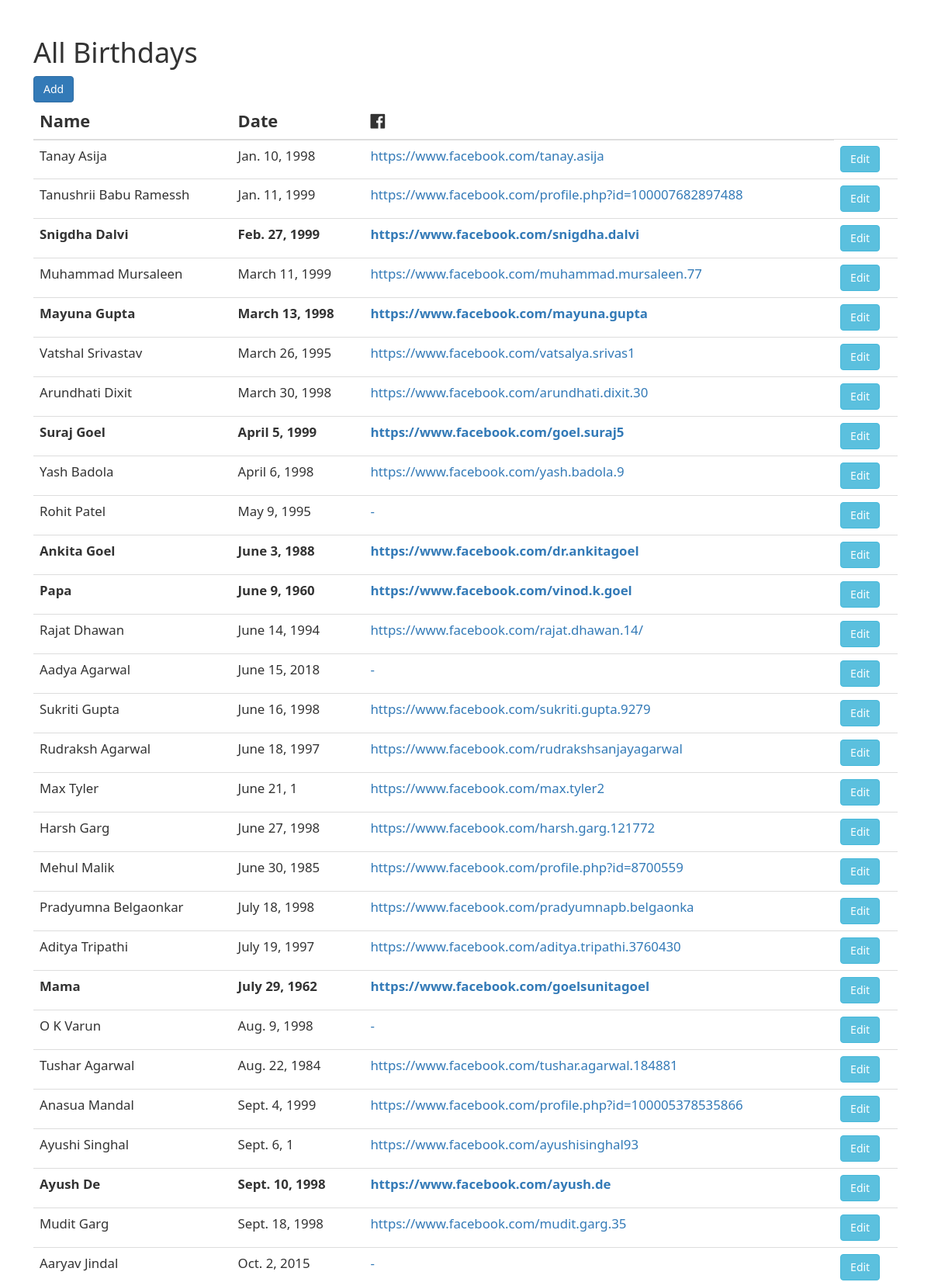
The app's page /allbdays/ (upper part) with its own data.
### cal/models.py (models this page shows, shortened)
class Birthday(models.Model):
    PRIORITIES = Choices(
            (1, 'fam', 'FAM'),  #month
            (2, 'vvip', 'VVIP'), #week
            (3, 'vip', 'VIP'), #day before
            (4, 'gen', 'GEN'), #same day
        )
    priority = models.IntegerField(default=PRIORITIES.gen, choices=PRIORITIES)
    name = models.CharField(max_length=100)
    bday = models.DateField('birthday')
    fblink=models.CharField(max_length=100)
    bdate=models.DateField('birthdate', blank=True,default=datetime.date(1,1,1))

### cal/views.py (the view)
# urls.py: path('allbdays/', views.allbdays,name="allbdays")
def allbdays(request):
    all_birthdays = Birthday.objects.order_by('bdate')
    fw=["600","500","400","100"]
    for bday in all_birthdays:
        bday.fw=fw[bday.priority-1]
    context={"bdays":all_birthdays}
    return render(request, "allbdays.html", context)

### cal/templates/allbdays.html (shortened to what this page needs)
<!doctype html>
{%load static%}
<html class="no-js">
<head>
  <link rel="stylesheet" href="https://maxcdn.bootstrapcdn.com/bootstrap/3.4.1/css/bootstrap.min.css">
 <link href="{% static "styles.css" %}" rel="stylesheet" type="text/css" />
 <link rel="stylesheet" href="https://cdnjs.cloudflare.com/ajax/libs/font-awesome/4.7.0/css/font-awesome.min.css">
</head>
<body>
<div class="container">
 <h1 style='font-weight:400;'>All Birthdays</h1>
 <a class="btn btn-primary" role="button" href="/admin/cal/birthday/add/">Add</a>
  <table class="table table-hover" style='font-size:1.2em'>
    <thead style="font-size: 1.3em;">
      <tr>
        <th>Name</th>
        <th>Date</th>
	  <th><i class="fa fa-facebook-official" aria-hidden="true"></i></th>
      </tr>
    </thead>
    <tbody>
	{%for bday in bdays%}
      <tr style='font-weight:{{bday.fw}}'>
        <td>{{bday.name}}</td>
        <td>{{bday.bday}}</td>
        <td><a href="{{bday.fblink}}">{{bday.fblink}}</a> </td>
		<td><a class="btn btn-info" role="button" href="/admin/cal/birthday/{{bday.id}}/change/">Edit</a></td>
      </tr>
	{%endfor%}
    </tbody>
  </table>
</div>
</body>
</html>

### cal/static/styles.css (style rules this page uses)
body { font-family: system-ui !important; }
.container { padding:2em 2em 2em 2em; }

### records on screen
Birthday: name "Tanay Asija", bday "Jan. 10, 1998", fblink "https://www.facebook.com/tanay.asija"
Birthday: name "Tanushrii Babu Ramessh", bday "Jan. 11, 1999", fblink "https://www.facebook.com/profile.php?id=100007682897488"
Birthday: name "Snigdha Dalvi", bday "Feb. 27, 1999", fblink "https://www.facebook.com/snigdha.dalvi"
Birthday: name "Muhammad Mursaleen", bday "March 11, 1999", fblink "https://www.facebook.com/muhammad.mursaleen.77"
Birthday: name "Mayuna Gupta", bday "March 13, 1998", fblink "https://www.facebook.com/mayuna.gupta"
Birthday: name "Vatshal Srivastav", bday "March 26, 1995", fblink "https://www.facebook.com/vatsalya.srivas1"
Birthday: name "Arundhati Dixit", bday "March 30, 1998", fblink "https://www.facebook.com/arundhati.dixit.30"
Birthday: name "Suraj Goel", bday "April 5, 1999", fblink "https://www.facebook.com/goel.suraj5"
Birthday: name "Yash Badola", bday "April 6, 1998", fblink "https://www.facebook.com/yash.badola.9"
Birthday: name "Rohit Patel", bday "May 9, 1995", fblink "-"
Birthday: name "Ankita Goel", bday "June 3, 1988", fblink "https://www.facebook.com/dr.ankitagoel"
Birthday: name "Papa", bday "June 9, 1960", fblink "https://www.facebook.com/vinod.k.goel"
Birthday: name "Rajat Dhawan", bday "June 14, 1994", fblink "https://www.facebook.com/rajat.dhawan.14/"
Birthday: name "Aadya Agarwal", bday "June 15, 2018", fblink "-"
Birthday: name "Sukriti Gupta", bday "June 16, 1998", fblink "https://www.facebook.com/sukriti.gupta.9279"
Birthday: name "Rudraksh Agarwal", bday "June 18, 1997", fblink "https://www.facebook.com/rudrakshsanjayagarwal"
Birthday: name "Max Tyler", bday "June 21, 1", fblink "https://www.facebook.com/max.tyler2"
Birthday: name "Harsh Garg", bday "June 27, 1998", fblink "https://www.facebook.com/harsh.garg.121772"
Birthday: name "Mehul Malik", bday "June 30, 1985", fblink "https://www.facebook.com/profile.php?id=8700559"
Birthday: name "Pradyumna Belgaonkar", bday "July 18, 1998", fblink "https://www.facebook.com/pradyumnapb.belgaonka"
Birthday: name "Aditya Tripathi", bday "July 19, 1997", fblink "https://www.facebook.com/aditya.tripathi.3760430"
Birthday: name "Mama", bday "July 29, 1962", fblink "https://www.facebook.com/goelsunitagoel"
Birthday: name "O K Varun", bday "Aug. 9, 1998", fblink "-"
Birthday: name "Tushar Agarwal", bday "Aug. 22, 1984", fblink "https://www.facebook.com/tushar.agarwal.184881"
Birthday: name "Anasua Mandal", bday "Sept. 4, 1999", fblink "https://www.facebook.com/profile.php?id=100005378535866"
Birthday: name "Ayushi Singhal", bday "Sept. 6, 1", fblink "https://www.facebook.com/ayushisinghal93"
Birthday: name "Ayush De", bday "Sept. 10, 1998", fblink "https://www.facebook.com/ayush.de"
Birthday: name "Mudit Garg", bday "Sept. 18, 1998", fblink "https://www.facebook.com/mudit.garg.35"
Birthday: name "Aaryav Jindal", bday "Oct. 2, 2015", fblink "-"
